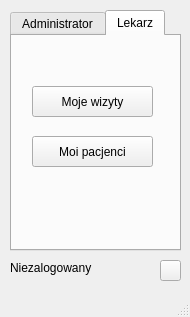
<?xml version="1.0" encoding="UTF-8"?>
<ui version="4.0">
 <class>MainWindow</class>
 <widget class="QMainWindow" name="MainWindow">
  <property name="geometry">
   <rect>
    <x>0</x>
    <y>0</y>
    <width>190</width>
    <height>317</height>
   </rect>
  </property>
  <property name="windowTitle">
   <string>PrzychodniaQt</string>
  </property>
  <widget class="QWidget" name="centralwidget">
   <widget class="QPushButton" name="Ustawienia">
    <property name="geometry">
     <rect>
      <x>160</x>
      <y>260</y>
      <width>21</width>
      <height>21</height>
     </rect>
    </property>
    <property name="text">
     <string/>
    </property>
    <property name="icon">
     <iconset resource="icons.qrc">
      <normaloff>:/icon/icons/settings.png</normaloff>:/icon/icons/settings.png</iconset>
    </property>
   </widget>
   <widget class="QLabel" name="lZalogowany">
    <property name="geometry">
     <rect>
      <x>10</x>
      <y>260</y>
      <width>141</width>
      <height>16</height>
     </rect>
    </property>
    <property name="text">
     <string>Niezalogowany</string>
    </property>
   </widget>
   <widget class="QTabWidget" name="tTab">
    <property name="geometry">
     <rect>
      <x>10</x>
      <y>10</y>
      <width>171</width>
      <height>241</height>
     </rect>
    </property>
    <property name="currentIndex">
     <number>1</number>
    </property>
    <widget class="QWidget" name="tab">
     <attribute name="title">
      <string>Administrator</string>
     </attribute>
     <widget class="QPushButton" name="btnLekarze">
      <property name="geometry">
       <rect>
        <x>20</x>
        <y>10</y>
        <width>111</width>
        <height>31</height>
       </rect>
      </property>
      <property name="text">
       <string>Lekarze</string>
      </property>
      <property name="icon">
       <iconset resource="icons.qrc">
        <normaloff>:/icon/icons/doctor.png</normaloff>:/icon/icons/doctor.png</iconset>
      </property>
     </widget>
     <widget class="QPushButton" name="btnPacjenci">
      <property name="geometry">
       <rect>
        <x>20</x>
        <y>50</y>
        <width>111</width>
        <height>31</height>
       </rect>
      </property>
      <property name="text">
       <string>Pacjenci</string>
      </property>
      <property name="icon">
       <iconset resource="icons.qrc">
        <normaloff>:/icon/icons/patient.png</normaloff>:/icon/icons/patient.png</iconset>
      </property>
     </widget>
     <widget class="QPushButton" name="btnPoradnie">
      <property name="geometry">
       <rect>
        <x>20</x>
        <y>90</y>
        <width>111</width>
        <height>31</height>
       </rect>
      </property>
      <property name="text">
       <string>Poradnie</string>
      </property>
      <property name="icon">
       <iconset resource="icons.qrc">
        <normaloff>:/icon/icons/checklist.png</normaloff>:/icon/icons/checklist.png</iconset>
      </property>
     </widget>
     <widget class="QPushButton" name="btnAplikacja">
      <property name="geometry">
       <rect>
        <x>20</x>
        <y>170</y>
        <width>111</width>
        <height>31</height>
       </rect>
      </property>
      <property name="text">
       <string>Aplikacja</string>
      </property>
      <property name="icon">
       <iconset resource="icons.qrc">
        <normaloff>:/icon/icons/app.png</normaloff>:/icon/icons/app.png</iconset>
      </property>
     </widget>
     <widget class="QPushButton" name="btnAdministratorzy">
      <property name="geometry">
       <rect>
        <x>20</x>
        <y>130</y>
        <width>111</width>
        <height>31</height>
       </rect>
      </property>
      <property name="text">
       <string>Administratorzy</string>
      </property>
      <property name="icon">
       <iconset resource="icons.qrc">
        <normaloff>:/icon/icons/admin.png</normaloff>:/icon/icons/admin.png</iconset>
      </property>
     </widget>
    </widget>
    <widget class="QWidget" name="tab_2">
     <attribute name="title">
      <string>Lekarz</string>
     </attribute>
     <widget class="QPushButton" name="btnMojeWizyty">
      <property name="geometry">
       <rect>
        <x>20</x>
        <y>50</y>
        <width>121</width>
        <height>31</height>
       </rect>
      </property>
      <property name="text">
       <string>Moje wizyty</string>
      </property>
      <property name="icon">
       <iconset resource="icons.qrc">
        <normaloff>:/icon/icons/checklist.png</normaloff>:/icon/icons/checklist.png</iconset>
      </property>
     </widget>
     <widget class="QPushButton" name="btnMoiPacjenci">
      <property name="geometry">
       <rect>
        <x>20</x>
        <y>100</y>
        <width>121</width>
        <height>31</height>
       </rect>
      </property>
      <property name="text">
       <string>Moi pacjenci</string>
      </property>
      <property name="icon">
       <iconset resource="icons.qrc">
        <normaloff>:/icon/icons/doctor.png</normaloff>:/icon/icons/doctor.png</iconset>
      </property>
     </widget>
    </widget>
   </widget>
  </widget>
  <widget class="QMenuBar" name="menubar">
   <property name="geometry">
    <rect>
     <x>0</x>
     <y>0</y>
     <width>190</width>
     <height>19</height>
    </rect>
   </property>
  </widget>
  <widget class="QStatusBar" name="statusbar"/>
 </widget>
 <resources>
  <include location="icons.qrc"/>
 </resources>
 <connections/>
</ui>
